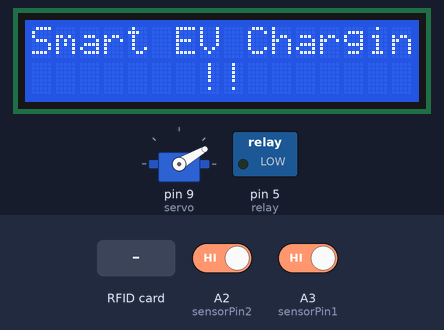
Simulated run of this sketch. Board: Arduino Uno, built with avr-gcc and run on an emulated ATmega328P. Shown: 16×2 character LCD, servo, switched loads named in the sketch (green lamp = pin HIGH). The inputs (shaded band) are chosen by the test bench; at power-on: A2 (sensorPin2) HIGH, A3 (sensorPin1) HIGH. Pins used as bus, display or sensor lines are not drawn.

Above: at 4.3 s.
4.4 s: A2 (sensorPin2) driven LOW
At 5.5 s:
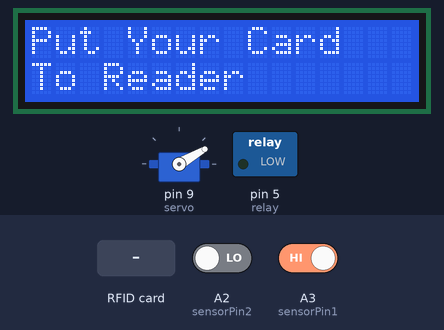
7.4 s: A3 (sensorPin1) driven LOW
At 10.0 s:
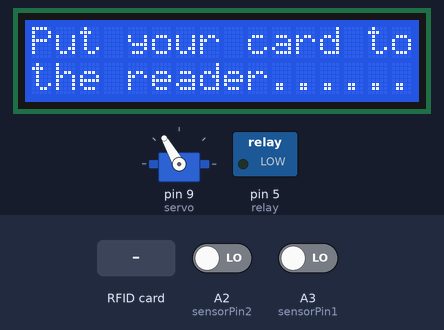
10.4 s: RFID card B3 1A A3 D9 held to the reader
At 12.4 s:
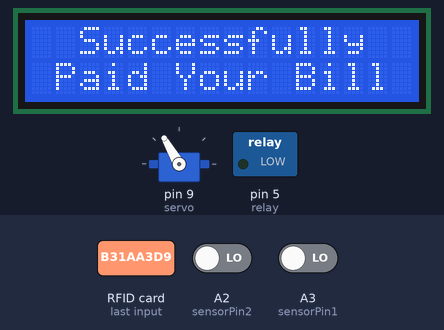
16.4 s: RFID card 5E 7A 19 C4 held to the reader
At 19.1 s:
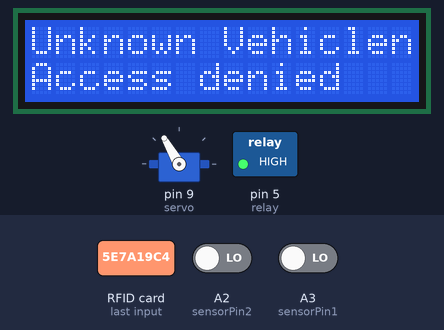
19.4 s: A2 (sensorPin2) driven HIGH and A3 (sensorPin1) driven HIGH
22.4 s: A2 (sensorPin2) driven LOW
At 24.5 s:
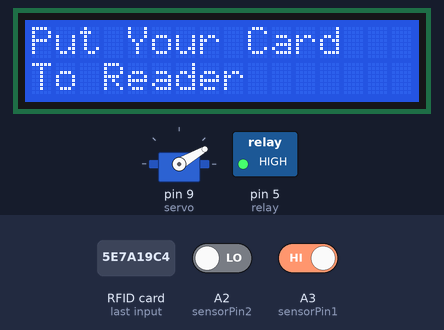
Timing chart, 0 to 72.9 s (numbered marks = the images above; inputs shaded):
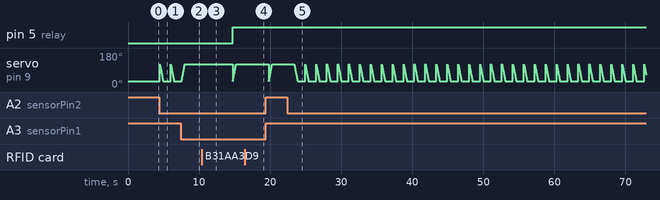

The sketch:

Smart_EV_Charging_Using_RC522_RFID.ino
```cpp
#include <SPI.h>
#include <MFRC522.h>
#include <Servo.h>
#include <LiquidCrystal_I2C.h>
LiquidCrystal_I2C lcd(0x27, 16, 2);

#define relay 5
Servo servo;
int servoPos = 0;
#define sensorPin1 A3
#define sensorPin2 A2
int senVal1 = 0;
int senVal2 = 0;
#define RST_PIN 8
#define SS_PIN 10
int card1Balance = 1000;
int card2Balance = 500;
#define num 7
char Data[num];
byte data_count = 0;
String num1, num2, card, card2;
int a, b;
char Key;
bool recharge = true;
MFRC522 mfrc522(SS_PIN, RST_PIN);
int state = 0;

void setup() {

  lcd.init();
  lcd.backlight();
  Serial.begin(9600);
  servo.attach(9);
  servo.write(30);
  pinMode(sensorPin1, INPUT);
  pinMode(sensorPin2, INPUT);
  pinMode(relay, OUTPUT);
  digitalWrite(relay, LOW);
  SPI.begin();
  mfrc522.PCD_Init();
  lcd.setCursor(0, 0);
  lcd.print(" Automatic EV");
  lcd.setCursor(0, 1);
  lcd.print("Charging System");
  delay(3000);
  lcd.clear();

}

void loop() {

  if (recharge == 0) {

  } else {
    lcd.setCursor(0, 0);
    lcd.print("Smart EV Charging ");
    lcd.setCursor(4, 1);
    lcd.print("   !! ");
    sensorRead();
    rfid();
    if (senVal1 == 0) {
      servoDown();
      lcd.clear();
      lcd.setCursor(0, 0);
      lcd.print("Vehicle detected");
      delay(1000);
      lcd.clear();
      lcd.setCursor(0, 0);
      lcd.print("Put your card to");
      lcd.setCursor(0, 1);
      lcd.print("the reader......");
      delay(2000);
      lcd.clear();
    } else if (senVal2 == 0) {
      servoUp();
      lcd.clear();
      lcd.setCursor(0, 0);
      lcd.print("Put Your Card");
      lcd.setCursor(0, 1);
      lcd.print("To Reader");
      delay(1000);
      lcd.clear();
      state = 0;
    }
  }
}

void servoDown() {
  servo.attach(9);
  for (servoPos = 30; servoPos <= 120; servoPos += 1) {
    servo.write(servoPos);
    delay(5);
  }
}
void servoUp() {
  servo.attach(9);
  for (servoPos = 120; servoPos >= 30; servoPos -= 1) {
    servo.write(servoPos);
    delay(5);
  }
}
void sensorRead() {
  senVal1 = digitalRead(sensorPin1);
  senVal2 = digitalRead(sensorPin2);
}
void rfid() {
  if (!mfrc522.PICC_IsNewCardPresent()) {
    return;
  }
  if (!mfrc522.PICC_ReadCardSerial()) {
    return;
  }

  String content = "";
  for (byte i = 0; i < mfrc522.uid.size; i++) {
    content.concat(String(mfrc522.uid.uidByte[i] < 0x10 ? " 0" : " "));
    content.concat(String(mfrc522.uid.uidByte[i], HEX));
  }
  content.toUpperCase();
  if (content.substring(1) == "B3 1A A3 D9") {
    if (card1Balance >= 100) {
      lcdPrint();
      card1Balance = card1Balance - 100;
      lcd.setCursor(9, 1);
      lcd.print(card1Balance);
      delay(2000);
      lcd.clear();
      state = 1;
      digitalWrite(relay, HIGH);
    } else {
      card = content.substring(1);
      LcdPrint();
      lcd.setCursor(9, 1);
      lcd.print(card1Balance);
      lcd.print(" Tk");

      delay(2000);
      lcd.clear();
      lcd.setCursor(0, 0);
      lcd.print("Please Recharge");
      delay(1000);
      lcd.clear();
      state = 0;
    }
  } else if (content.substring(1) == "F4 C2 37 BB") {
    if (card2Balance >= 100) {
      lcdPrint();
      card2Balance = card2Balance - 100;
      lcd.setCursor(9, 1);
      lcd.print(card2Balance);
      delay(2000);
      lcd.clear();
      state = 1;
    } else {
      card = content.substring(1);
      LcdPrint();
      lcd.setCursor(9, 1);
      lcd.print(card2Balance);
      lcd.print(" Tk");
      delay(2000);
      lcd.clear();
      lcd.setCursor(0, 0);
      lcd.print("Please Recharge");
      lcd.clear();
      delay(1000);
      state = 0;
    }
  }

  else {

    lcd.setCursor(0, 0);
    lcd.print("Unknown Vehicle");
    lcd.setCursor(0, 1);
    lcd.print("Access denied");
    delay(1500);
    lcd.clear();

  }
}

void clearData() {
  while (data_count != 0) {
    Data[data_count--] = 0;
  }
  return;
}


void lcdPrint() {
  delay(100);
  lcd.clear();
  lcd.setCursor(0, 0);
  lcd.print("  Successfully");
  lcd.setCursor(0, 1);
  lcd.print(" Paid Your Bill");
  delay(1500);
  lcd.clear();
  lcd.setCursor(0, 0);
  lcd.print("Your Remaining");
  lcd.setCursor(0, 1);
  lcd.print("Balance: ");

}

void LcdPrint() {
  delay(100);
  lcd.clear();
  lcd.setCursor(0, 0);
  lcd.print("  Your Balance");
  lcd.setCursor(0, 1);
  lcd.print(" is insufficent");
  delay(1500);
  lcd.clear();
  lcd.setCursor(0, 0);
  lcd.print("Your Remaining");
  lcd.setCursor(0, 1);
  lcd.print("balance: ");
}
```

Measured:
- after the input at 4.4 s, servo on pin 9 (servo): ramps from 120° to 30° and jumps back, once every 1.5 s; the display: changes after 0.55 s (image 1)
- after the input at 7.4 s, the display: first differs from a run without the input after 0.62 s (image 2 shows a later state)
- after the input at 10.4 s, pin 5 (relay): LOW → HIGH after 4.3 s
- after the input at 16.4 s, servo on pin 9 (servo): stops changing and stays 120°; the display: first differs from a run without the input after 1.9 s (image 4)
- after the input at 22.4 s, servo on pin 9 (servo): ramps from 120° to 30° and jumps back, once every 1.5 s
- what the display in image 1 shows lasts 1.1 s, from 4.9 s to 6.0 s
- what the display in image 3 shows lasts 1.5 s, from 11.2 s to 12.7 s
